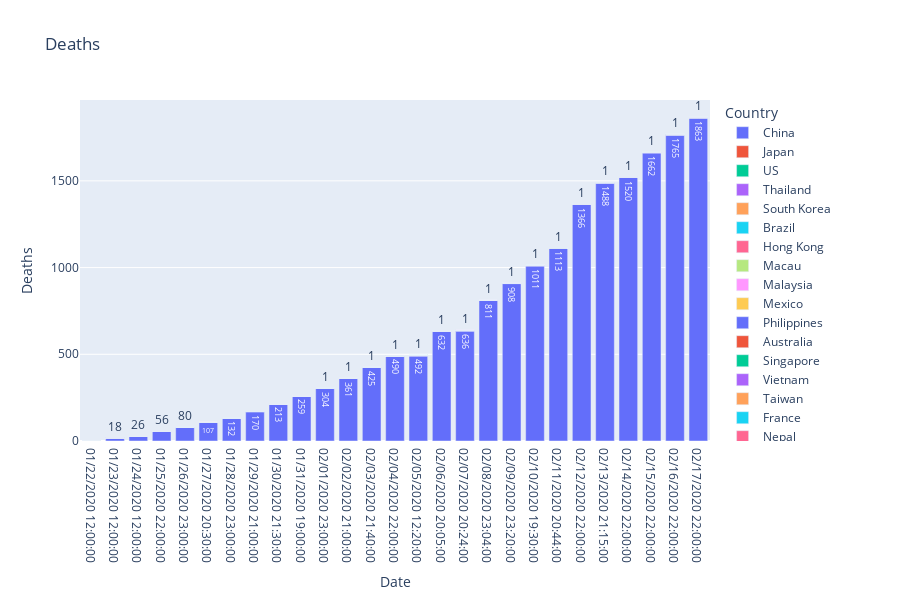

The notebook cell this image was saved under:
### Code cell
fig = px.bar(bar_data, x="Date", y="Deaths", color='Country', text = 'Deaths', orientation='v', height=600,
             title='Deaths')
fig.show()

### Figure 1 — Plotly figure (JSON) as saved in the notebook; plotly's stock layout.template omitted (floating-point values rounded to 4 significant figures)
{"data": [{"alignmentgroup": "True", "hoverlabel": {"namelength": 0}, "hovertemplate": "Country=China<br>Date=%{x}<br>Deaths=%{text}", "legendgroup": "China", "marker": {"color": "#636efa"}, "name": "China", "offsetgroup": "China", "orientation": "v", "showlegend": true, "text": [0, 18, 26, 56, 80, 107, 132, 170, 213, 259, 304, 361, 425, 490, 492, 632, 636, 811, 908, 1011, 1113, 1366, 1488, 1520, 1662, 1765, 1863], "textposition": "auto", "type": "bar", "x": ["01/22/2020 12:00:00", "01/23/2020 12:00:00", "01/24/2020 12:00:00", "01/25/2020 22:00:00", "01/26/2020 23:00:00", "01/27/2020 20:30:00", "01/28/2020 23:00:00", "01/29/2020 21:00:00", "01/30/2020 21:30:00", "01/31/2020 19:00:00", "02/01/2020 23:00:00", "02/02/2020 21:00:00", "02/03/2020 21:40:00", "02/04/2020 22:00:00", "02/05/2020 12:20:00", "02/06/2020 20:05:00", "02/07/2020 20:24:00", "02/08/2020 23:04:00", "02/09/2020 23:20:00", "02/10/2020 19:30:00", "02/11/2020 20:44:00", "02/12/2020 22:00:00", "02/13/2020 21:15:00", "02/14/2020 22:00:00", "02/15/2020 22:00:00", "02/16/2020 22:00:00", "02/17/2020 22:00:00"], "xaxis": "x", "y": [0, 18, 26, 56, 80, 107, 132, 170, 213, 259, 304, 361, 425, 490, 492, 632, 636, 811, 908, 1011, 1113, 1366, 1488, 1520, 1662, 1765, 1863], "yaxis": "y"}, {"alignmentgroup": "True", "hoverlabel": {"namelength": 0}, "hovertemplate": "Country=Japan<br>Date=%{x}<br>Deaths=%{text}", "legendgroup": "Japan", "marker": {"color": "#EF553B"}, "name": "Japan", "offsetgroup": "Japan", "orientation": "v", "showlegend": true, "text": [0, 0, 0, 0, 0, 0, 0, 0, 0, 0, 0, 0, 0, 0, 0, 0, 0, 0, 0, 0, 0, 0, 1, 1, 1, 1, 1], "textposition": "auto", "type": "bar", "x": ["01/22/2020 12:00:00", "01/23/2020 12:00:00", "01/24/2020 12:00:00", "01/25/2020 22:00:00", "01/26/2020 23:00:00", "01/27/2020 20:30:00", "01/28/2020 23:00:00", "01/29/2020 21:00:00", "01/30/2020 21:30:00", "01/31/2020 19:00:00", "02/01/2020 23:00:00", "02/02/2020 21:00:00", "02/03/2020 21:40:00", "02/04/2020 22:00:00", "02/05/2020 12:20:00", "02/06/2020 20:05:00", "02/07/2020 20:24:00", "02/08/2020 23:04:00", "02/09/2020 23:20:00", "02/10/2020 19:30:00", "02/11/2020 20:44:00", "02/12/2020 22:00:00", "02/13/2020 21:15:00", "02/14/2020 22:00:00", "02/15/2020 22:00:00", "02/16/2020 22:00:00", "02/17/2020 22:00:00"], "xaxis": "x", "y": [0, 0, 0, 0, 0, 0, 0, 0, 0, 0, 0, 0, 0, 0, 0, 0, 0, 0, 0, 0, 0, 0, 1, 1, 1, 1, 1], "yaxis": "y"}, {"alignmentgroup": "True", "hoverlabel": {"namelength": 0}, "hovertemplate": "Country=US<br>Date=%{x}<br>Deaths=%{text}", "legendgroup": "US", "marker": {"color": "#00cc96"}, "name": "US", "offsetgroup": "US", "orientation": "v", "showlegend": true, "text": [0, 0, 0, 0, 0, 0, 0, 0, 0, 0, 0, 0, 0, 0, 0, 0, 0, 0, 0, 0, 0, 0, 0, 0, 0, 0, 0], "textposition": "auto", "type": "bar", "x": ["01/22/2020 12:00:00", "01/23/2020 12:00:00", "01/24/2020 12:00:00", "01/25/2020 22:00:00", "01/26/2020 23:00:00", "01/27/2020 20:30:00", "01/28/2020 23:00:00", "01/29/2020 21:00:00", "01/30/2020 21:30:00", "01/31/2020 19:00:00", "02/01/2020 23:00:00", "02/02/2020 21:00:00", "02/03/2020 21:40:00", "02/04/2020 22:00:00", "02/05/2020 12:20:00", "02/06/2020 20:05:00", "02/07/2020 20:24:00", "02/08/2020 23:04:00", "02/09/2020 23:20:00", "02/10/2020 19:30:00", "02/11/2020 20:44:00", "02/12/2020 22:00:00", "02/13/2020 21:15:00", "02/14/2020 22:00:00", "02/15/2020 22:00:00", "02/16/2020 22:00:00", "02/17/2020 22:00:00"], "xaxis": "x", "y": [0, 0, 0, 0, 0, 0, 0, 0, 0, 0, 0, 0, 0, 0, 0, 0, 0, 0, 0, 0, 0, 0, 0, 0, 0, 0, 0], "yaxis": "y"}, {"alignmentgroup": "True", "hoverlabel": {"namelength": 0}, "hovertemplate": "Country=Thailand<br>Date=%{x}<br>Deaths=%{text}", "legendgroup": "Thailand", "marker": {"color": "#ab63fa"}, "name": "Thailand", "offsetgroup": "Thailand", "orientation": "v", "showlegend": true, "text": [0, 0, 0, 0, 0, 0, 0, 0, 0, 0, 0, 0, 0, 0, 0, 0, 0, 0, 0, 0, 0, 0, 0, 0, 0, 0, 0], "textposition": "auto", "type": "bar", "x": ["01/22/2020 12:00:00", "01/23/2020 12:00:00", "01/24/2020 12:00:00", "01/25/2020 22:00:00", "01/26/2020 23:00:00", "01/27/2020 20:30:00", "01/28/2020 23:00:00", "01/29/2020 21:00:00", "01/30/2020 21:30:00", "01/31/2020 19:00:00", "02/01/2020 23:00:00", "02/02/2020 21:00:00", "02/03/2020 21:40:00", "02/04/2020 22:00:00", "02/05/2020 12:20:00", "02/06/2020 20:05:00", "02/07/2020 20:24:00", "02/08/2020 23:04:00", "02/09/2020 23:20:00", "02/10/2020 19:30:00", "02/11/2020 20:44:00", "02/12/2020 22:00:00", "02/13/2020 21:15:00", "02/14/2020 22:00:00", "02/15/2020 22:00:00", "02/16/2020 22:00:00", "02/17/2020 22:00:00"], "xaxis": "x", "y": [0, 0, 0, 0, 0, 0, 0, 0, 0, 0, 0, 0, 0, 0, 0, 0, 0, 0, 0, 0, 0, 0, 0, 0, 0, 0, 0], "yaxis": "y"}, {"alignmentgroup": "True", "hoverlabel": {"namelength": 0}, "hovertemplate": "Country=South Korea<br>Date=%{x}<br>Deaths=%{text}", "legendgroup": "South Korea", "marker": {"color": "#FFA15A"}, "name": "South Korea", "offsetgroup": "South Korea", "orientation": "v", "showlegend": true, "text": [0, 0, 0, 0, 0, 0, 0, 0, 0, 0, 0, 0, 0, 0, 0, 0, 0, 0, 0, 0, 0, 0, 0, 0, 0, 0, 0], "textposition": "auto", "type": "bar", "x": ["01/22/2020 12:00:00", "01/23/2020 12:00:00", "01/24/2020 12:00:00", "01/25/2020 22:00:00", "01/26/2020 23:00:00", "01/27/2020 20:30:00", "01/28/2020 23:00:00", "01/29/2020 21:00:00", "01/30/2020 21:30:00", "01/31/2020 19:00:00", "02/01/2020 23:00:00", "02/02/2020 21:00:00", "02/03/2020 21:40:00", "02/04/2020 22:00:00", "02/05/2020 12:20:00", "02/06/2020 20:05:00", "02/07/2020 20:24:00", "02/08/2020 23:04:00", "02/09/2020 23:20:00", "02/10/2020 19:30:00", "02/11/2020 20:44:00", "02/12/2020 22:00:00", "02/13/2020 21:15:00", "02/14/2020 22:00:00", "02/15/2020 22:00:00", "02/16/2020 22:00:00", "02/17/2020 22:00:00"], "xaxis": "x", "y": [0, 0, 0, 0, 0, 0, 0, 0, 0, 0, 0, 0, 0, 0, 0, 0, 0, 0, 0, 0, 0, 0, 0, 0, 0, 0, 0], "yaxis": "y"}, {"alignmentgroup": "True", "hoverlabel": {"namelength": 0}, "hovertemplate": "Country=Brazil<br>Date=%{x}<br>Deaths=%{text}", "legendgroup": "Brazil", "marker": {"color": "#19d3f3"}, "name": "Brazil", "offsetgroup": "Brazil", "orientation": "v", "showlegend": true, "text": [0], "textposition": "auto", "type": "bar", "x": ["01/23/2020 12:00:00"], "xaxis": "x", "y": [0], "yaxis": "y"}, {"alignmentgroup": "True", "hoverlabel": {"namelength": 0}, "hovertemplate": "Country=Hong Kong<br>Date=%{x}<br>Deaths=%{text}", "legendgroup": "Hong Kong", "marker": {"color": "#FF6692"}, "name": "Hong Kong", "offsetgroup": "Hong Kong", "orientation": "v", "showlegend": true, "text": [0, 0, 0, 0, 0, 0, 0, 0, 0, 0, 0, 0, 1, 1, 1, 1, 1, 1, 1, 1, 1, 1, 1, 1, 1, 1], "textposition": "auto", "type": "bar", "x": ["01/23/2020 12:00:00", "01/24/2020 12:00:00", "01/25/2020 22:00:00", "01/26/2020 23:00:00", "01/27/2020 20:30:00", "01/28/2020 23:00:00", "01/29/2020 21:00:00", "01/30/2020 21:30:00", "01/31/2020 19:00:00", "02/01/2020 23:00:00", "02/02/2020 21:00:00", "02/03/2020 21:40:00", "02/04/2020 22:00:00", "02/05/2020 12:20:00", "02/06/2020 20:05:00", "02/07/2020 20:24:00", "02/08/2020 23:04:00", "02/09/2020 23:20:00", "02/10/2020 19:30:00", "02/11/2020 20:44:00", "02/12/2020 22:00:00", "02/13/2020 21:15:00", "02/14/2020 22:00:00", "02/15/2020 22:00:00", "02/16/2020 22:00:00", "02/17/2020 22:00:00"], "xaxis": "x", "y": [0, 0, 0, 0, 0, 0, 0, 0, 0, 0, 0, 0, 1, 1, 1, 1, 1, 1, 1, 1, 1, 1, 1, 1, 1, 1], "yaxis": "y"}, {"alignmentgroup": "True", "hoverlabel": {"namelength": 0}, "hovertemplate": "Country=Macau<br>Date=%{x}<br>Deaths=%{text}", "legendgroup": "Macau", "marker": {"color": "#B6E880"}, "name": "Macau", "offsetgroup": "Macau", "orientation": "v", "showlegend": true, "text": [0, 0, 0, 0, 0, 0, 0, 0, 0, 0, 0, 0, 0, 0, 0, 0, 0, 0, 0, 0, 0, 0, 0, 0, 0, 0], "textposition": "auto", "type": "bar", "x": ["01/23/2020 12:00:00", "01/24/2020 12:00:00", "01/25/2020 22:00:00", "01/26/2020 23:00:00", "01/27/2020 20:30:00", "01/28/2020 23:00:00", "01/29/2020 21:00:00", "01/30/2020 21:30:00", "01/31/2020 19:00:00", "02/01/2020 23:00:00", "02/02/2020 21:00:00", "02/03/2020 21:40:00", "02/04/2020 22:00:00", "02/05/2020 12:20:00", "02/06/2020 20:05:00", "02/07/2020 20:24:00", "02/08/2020 23:04:00", "02/09/2020 23:20:00", "02/10/2020 19:30:00", "02/11/2020 20:44:00", "02/12/2020 22:00:00", "02/13/2020 21:15:00", "02/14/2020 22:00:00", "02/15/2020 22:00:00", "02/16/2020 22:00:00", "02/17/2020 22:00:00"], "xaxis": "x", "y": [0, 0, 0, 0, 0, 0, 0, 0, 0, 0, 0, 0, 0, 0, 0, 0, 0, 0, 0, 0, 0, 0, 0, 0, 0, 0], "yaxis": "y"}, {"alignmentgroup": "True", "hoverlabel": {"namelength": 0}, "hovertemplate": "Country=Malaysia<br>Date=%{x}<br>Deaths=%{text}", "legendgroup": "Malaysia", "marker": {"color": "#FF97FF"}, "name": "Malaysia", "offsetgroup": "Malaysia", "orientation": "v", "showlegend": true, "text": [0, 0, 0, 0, 0, 0, 0, 0, 0, 0, 0, 0, 0, 0, 0, 0, 0, 0, 0, 0, 0, 0, 0, 0, 0], "textposition": "auto", "type": "bar", "x": ["01/23/2020 12:00:00", "01/25/2020 22:00:00", "01/26/2020 23:00:00", "01/27/2020 20:30:00", "01/28/2020 23:00:00", "01/29/2020 21:00:00", "01/30/2020 21:30:00", "01/31/2020 19:00:00", "02/01/2020 23:00:00", "02/02/2020 21:00:00", "02/03/2020 21:40:00", "02/04/2020 22:00:00", "02/05/2020 12:20:00", "02/06/2020 20:05:00", "02/07/2020 20:24:00", "02/08/2020 23:04:00", "02/09/2020 23:20:00", "02/10/2020 19:30:00", "02/11/2020 20:44:00", "02/12/2020 22:00:00", "02/13/2020 21:15:00", "02/14/2020 22:00:00", "02/15/2020 22:00:00", "02/16/2020 22:00:00", "02/17/2020 22:00:00"], "xaxis": "x", "y": [0, 0, 0, 0, 0, 0, 0, 0, 0, 0, 0, 0, 0, 0, 0, 0, 0, 0, 0, 0, 0, 0, 0, 0, 0], "yaxis": "y"}, {"alignmentgroup": "True", "hoverlabel": {"namelength": 0}, "hovertemplate": "Country=Mexico<br>Date=%{x}<br>Deaths=%{text}", "legendgroup": "Mexico", "marker": {"color": "#FECB52"}, "name": "Mexico", "offsetgroup": "Mexico", "orientation": "v", "showlegend": true, "text": [0], "textposition": "auto", "type": "bar", "x": ["01/23/2020 12:00:00"], "xaxis": "x", "y": [0], "yaxis": "y"}, {"alignmentgroup": "True", "hoverlabel": {"namelength": 0}, "hovertemplate": "Country=Philippines<br>Date=%{x}<br>Deaths=%{text}", "legendgroup": "Philippines", "marker": {"color": "#636efa"}, "name": "Philippines", "offsetgroup": "Philippines", "orientation": "v", "showlegend": true, "text": [0, 0, 0, 1, 1, 1, 1, 1, 1, 1, 1, 1, 1, 1, 1, 1, 1, 1, 1, 1], "textposition": "auto", "type": "bar", "x": ["01/23/2020 12:00:00", "01/30/2020 21:30:00", "01/31/2020 19:00:00", "02/01/2020 23:00:00", "02/02/2020 21:00:00", "02/03/2020 21:40:00", "02/04/2020 22:00:00", "02/05/2020 12:20:00", "02/06/2020 20:05:00", "02/07/2020 20:24:00", "02/08/2020 23:04:00", "02/09/2020 23:20:00", "02/10/2020 19:30:00", "02/11/2020 20:44:00", "02/12/2020 22:00:00", "02/13/2020 21:15:00", "02/14/2020 22:00:00", "02/15/2020 22:00:00", "02/16/2020 22:00:00", "02/17/2020 22:00:00"], "xaxis": "x", "y": [0, 0, 0, 1, 1, 1, 1, 1, 1, 1, 1, 1, 1, 1, 1, 1, 1, 1, 1, 1], "yaxis": "y"}, {"alignmentgroup": "True", "hoverlabel": {"namelength": 0}, "hovertemplate": "Country=Australia<br>Date=%{x}<br>Deaths=%{text}", "legendgroup": "Australia", "marker": {"color": "#EF553B"}, "name": "Australia", "offsetgroup": "Australia", "orientation": "v", "showlegend": true, "text": [0, 0, 0, 0, 0, 0, 0, 0, 0, 0, 0, 0, 0, 0, 0, 0, 0, 0, 0, 0, 0, 0, 0, 0, 0], "textposition": "auto", "type": "bar", "x": ["01/23/2020 12:00:00", "01/25/2020 22:00:00", "01/26/2020 23:00:00", "01/27/2020 20:30:00", "01/28/2020 23:00:00", "01/29/2020 21:00:00", "01/30/2020 21:30:00", "01/31/2020 19:00:00", "02/01/2020 23:00:00", "02/02/2020 21:00:00", "02/03/2020 21:40:00", "02/04/2020 22:00:00", "02/05/2020 12:20:00", "02/06/2020 20:05:00", "02/07/2020 20:24:00", "02/08/2020 23:04:00", "02/09/2020 23:20:00", "02/10/2020 19:30:00", "02/11/2020 20:44:00", "02/12/2020 22:00:00", "02/13/2020 21:15:00", "02/14/2020 22:00:00", "02/15/2020 22:00:00", "02/16/2020 22:00:00", "02/17/2020 22:00:00"], "xaxis": "x", "y": [0, 0, 0, 0, 0, 0, 0, 0, 0, 0, 0, 0, 0, 0, 0, 0, 0, 0, 0, 0, 0, 0, 0, 0, 0], "yaxis": "y"}, {"alignmentgroup": "True", "hoverlabel": {"namelength": 0}, "hovertemplate": "Country=Singapore<br>Date=%{x}<br>Deaths=%{text}", "legendgroup": "Singapore", "marker": {"color": "#00cc96"}, "name": "Singapore", "offsetgroup": "Singapore", "orientation": "v", "showlegend": true, "text": [0, 0, 0, 0, 0, 0, 0, 0, 0, 0, 0, 0, 0, 0, 0, 0, 0, 0, 0, 0, 0, 0, 0, 0, 0, 0], "textposition": "auto", "type": "bar", "x": ["01/23/2020 12:00:00", "01/24/2020 12:00:00", "01/25/2020 22:00:00", "01/26/2020 23:00:00", "01/27/2020 20:30:00", "01/28/2020 23:00:00", "01/29/2020 21:00:00", "01/30/2020 21:30:00", "01/31/2020 19:00:00", "02/01/2020 23:00:00", "02/02/2020 21:00:00", "02/03/2020 21:40:00", "02/04/2020 22:00:00", "02/05/2020 12:20:00", "02/06/2020 20:05:00", "02/07/2020 20:24:00", "02/08/2020 23:04:00", "02/09/2020 23:20:00", "02/10/2020 19:30:00", "02/11/2020 20:44:00", "02/12/2020 22:00:00", "02/13/2020 21:15:00", "02/14/2020 22:00:00", "02/15/2020 22:00:00", "02/16/2020 22:00:00", "02/17/2020 22:00:00"], "xaxis": "x", "y": [0, 0, 0, 0, 0, 0, 0, 0, 0, 0, 0, 0, 0, 0, 0, 0, 0, 0, 0, 0, 0, 0, 0, 0, 0, 0], "yaxis": "y"}, {"alignmentgroup": "True", "hoverlabel": {"namelength": 0}, "hovertemplate": "Country=Vietnam<br>Date=%{x}<br>Deaths=%{text}", "legendgroup": "Vietnam", "marker": {"color": "#ab63fa"}, "name": "Vietnam", "offsetgroup": "Vietnam", "orientation": "v", "showlegend": true, "text": [0, 0, 0, 0, 0, 0, 0, 0, 0, 0, 0, 0, 0, 0, 0, 0, 0, 0, 0, 0, 0, 0, 0, 0, 0, 0], "textposition": "auto", "type": "bar", "x": ["01/23/2020 12:00:00", "01/24/2020 12:00:00", "01/25/2020 22:00:00", "01/26/2020 23:00:00", "01/27/2020 20:30:00", "01/28/2020 23:00:00", "01/29/2020 21:00:00", "01/30/2020 21:30:00", "01/31/2020 19:00:00", "02/01/2020 23:00:00", "02/02/2020 21:00:00", "02/03/2020 21:40:00", "02/04/2020 22:00:00", "02/05/2020 12:20:00", "02/06/2020 20:05:00", "02/07/2020 20:24:00", "02/08/2020 23:04:00", "02/09/2020 23:20:00", "02/10/2020 19:30:00", "02/11/2020 20:44:00", "02/12/2020 22:00:00", "02/13/2020 21:15:00", "02/14/2020 22:00:00", "02/15/2020 22:00:00", "02/16/2020 22:00:00", "02/17/2020 22:00:00"], "xaxis": "x", "y": [0, 0, 0, 0, 0, 0, 0, 0, 0, 0, 0, 0, 0, 0, 0, 0, 0, 0, 0, 0, 0, 0, 0, 0, 0, 0], "yaxis": "y"}, {"alignmentgroup": "True", "hoverlabel": {"namelength": 0}, "hovertemplate": "Country=Taiwan<br>Date=%{x}<br>Deaths=%{text}", "legendgroup": "Taiwan", "marker": {"color": "#FFA15A"}, "name": "Taiwan", "offsetgroup": "Taiwan", "orientation": "v", "showlegend": true, "text": [0, 0, 0, 0, 0, 0, 0, 0, 0, 0, 0, 0, 0, 0, 0, 0, 0, 0, 0, 0, 0, 0, 0, 0, 1, 1], "textposition": "auto", "type": "bar", "x": ["01/23/2020 12:00:00", "01/24/2020 12:00:00", "01/25/2020 22:00:00", "01/26/2020 23:00:00", "01/27/2020 20:30:00", "01/28/2020 23:00:00", "01/29/2020 21:00:00", "01/30/2020 21:30:00", "01/31/2020 19:00:00", "02/01/2020 23:00:00", "02/02/2020 21:00:00", "02/03/2020 21:40:00", "02/04/2020 22:00:00", "02/05/2020 12:20:00", "02/06/2020 20:05:00", "02/07/2020 20:24:00", "02/08/2020 23:04:00", "02/09/2020 23:20:00", "02/10/2020 19:30:00", "02/11/2020 20:44:00", "02/12/2020 22:00:00", "02/13/2020 21:15:00", "02/14/2020 22:00:00", "02/15/2020 22:00:00", "02/16/2020 22:00:00", "02/17/2020 22:00:00"], "xaxis": "x", "y": [0, 0, 0, 0, 0, 0, 0, 0, 0, 0, 0, 0, 0, 0, 0, 0, 0, 0, 0, 0, 0, 0, 0, 0, 1, 1], "yaxis": "y"}, {"alignmentgroup": "True", "hoverlabel": {"namelength": 0}, "hovertemplate": "Country=France<br>Date=%{x}<br>Deaths=%{text}", "legendgroup": "France", "marker": {"color": "#19d3f3"}, "name": "France", "offsetgroup": "France", "orientation": "v", "showlegend": true, "text": [0, 0, 0, 0, 0, 0, 0, 0, 0, 0, 0, 0, 0, 0, 0, 0, 0, 0, 0, 0, 0, 0, 1, 1, 1], "textposition": "auto", "type": "bar", "x": ["01/24/2020 12:00:00", "01/25/2020 22:00:00", "01/26/2020 23:00:00", "01/27/2020 20:30:00", "01/28/2020 23:00:00", "01/29/2020 21:00:00", "01/30/2020 21:30:00", "01/31/2020 19:00:00", "02/01/2020 23:00:00", "02/02/2020 21:00:00", "02/03/2020 21:40:00", "02/04/2020 22:00:00", "02/05/2020 12:20:00", "02/06/2020 20:05:00", "02/07/2020 20:24:00", "02/08/2020 23:04:00", "02/09/2020 23:20:00", "02/10/2020 19:30:00", "02/11/2020 20:44:00", "02/12/2020 22:00:00", "02/13/2020 21:15:00", "02/14/2020 22:00:00", "02/15/2020 22:00:00", "02/16/2020 22:00:00", "02/17/2020 22:00:00"], "xaxis": "x", "y": [0, 0, 0, 0, 0, 0, 0, 0, 0, 0, 0, 0, 0, 0, 0, 0, 0, 0, 0, 0, 0, 0, 1, 1, 1], "yaxis": "y"}, {"alignmentgroup": "True", "hoverlabel": {"namelength": 0}, "hovertemplate": "Country=Nepal<br>Date=%{x}<br>Deaths=%{text}", "legendgroup": "Nepal", "marker": {"color": "#FF6692"}, "name": "Nepal", "offsetgroup": "Nepal", "orientation": "v", "showlegend": true, "text": [0, 0, 0, 0, 0, 0, 0, 0, 0, 0, 0, 0, 0, 0, 0, 0, 0, 0, 0, 0, 0, 0, 0, 0], "textposition": "auto", "type": "bar", "x": ["01/25/2020 22:00:00", "01/26/2020 23:00:00", "01/27/2020 20:30:00", "01/28/2020 23:00:00", "01/29/2020 21:00:00", "01/30/2020 21:30:00", "01/31/2020 19:00:00", "02/01/2020 23:00:00", "02/02/2020 21:00:00", "02/03/2020 21:40:00", "02/04/2020 22:00:00", "02/05/2020 12:20:00", "02/06/2020 20:05:00", "02/07/2020 20:24:00", "02/08/2020 23:04:00", "02/09/2020 23:20:00", "02/10/2020 19:30:00", "02/11/2020 20:44:00", "02/12/2020 22:00:00", "02/13/2020 21:15:00", "02/14/2020 22:00:00", "02/15/2020 22:00:00", "02/16/2020 22:00:00", "02/17/2020 22:00:00"], "xaxis": "x", "y": [0, 0, 0, 0, 0, 0, 0, 0, 0, 0, 0, 0, 0, 0, 0, 0, 0, 0, 0, 0, 0, 0, 0, 0], "yaxis": "y"}, {"alignmentgroup": "True", "hoverlabel": {"namelength": 0}, "hovertemplate": "Country=Canada<br>Date=%{x}<br>Deaths=%{text}", "legendgroup": "Canada", "marker": {"color": "#B6E880"}, "name": "Canada", "offsetgroup": "Canada", "orientation": "v", "showlegend": true, "text": [0, 0, 0, 0, 0, 0, 0, 0, 0, 0, 0, 0, 0, 0, 0, 0, 0, 0, 0, 0, 0, 0, 0], "textposition": "auto", "type": "bar", "x": ["01/26/2020 23:00:00", "01/27/2020 20:30:00", "01/28/2020 23:00:00", "01/29/2020 21:00:00", "01/30/2020 21:30:00", "01/31/2020 19:00:00", "02/01/2020 23:00:00", "02/02/2020 21:00:00", "02/03/2020 21:40:00", "02/04/2020 22:00:00", "02/05/2020 12:20:00", "02/06/2020 20:05:00", "02/07/2020 20:24:00", "02/08/2020 23:04:00", "02/09/2020 23:20:00", "02/10/2020 19:30:00", "02/11/2020 20:44:00", "02/12/2020 22:00:00", "02/13/2020 21:15:00", "02/14/2020 22:00:00", "02/15/2020 22:00:00", "02/16/2020 22:00:00", "02/17/2020 22:00:00"], "xaxis": "x", "y": [0, 0, 0, 0, 0, 0, 0, 0, 0, 0, 0, 0, 0, 0, 0, 0, 0, 0, 0, 0, 0, 0, 0], "yaxis": "y"}, {"alignmentgroup": "True", "hoverlabel": {"namelength": 0}, "hovertemplate": "Country=Cambodia<br>Date=%{x}<br>Deaths=%{text}", "legendgroup": "Cambodia", "marker": {"color": "#FF97FF"}, "name": "Cambodia", "offsetgroup": "Cambodia", "orientation": "v", "showlegend": true, "text": [0, 0, 0, 0, 0, 0, 0, 0, 0, 0, 0, 0, 0, 0, 0, 0, 0, 0, 0, 0, 0, 0], "textposition": "auto", "type": "bar", "x": ["01/27/2020 20:30:00", "01/28/2020 23:00:00", "01/29/2020 21:00:00", "01/30/2020 21:30:00", "01/31/2020 19:00:00", "02/01/2020 23:00:00", "02/02/2020 21:00:00", "02/03/2020 21:40:00", "02/04/2020 22:00:00", "02/05/2020 12:20:00", "02/06/2020 20:05:00", "02/07/2020 20:24:00", "02/08/2020 23:04:00", "02/09/2020 23:20:00", "02/10/2020 19:30:00", "02/11/2020 20:44:00", "02/12/2020 22:00:00", "02/13/2020 21:15:00", "02/14/2020 22:00:00", "02/15/2020 22:00:00", "02/16/2020 22:00:00", "02/17/2020 22:00:00"], "xaxis": "x", "y": [0, 0, 0, 0, 0, 0, 0, 0, 0, 0, 0, 0, 0, 0, 0, 0, 0, 0, 0, 0, 0, 0], "yaxis": "y"}, {"alignmentgroup": "True", "hoverlabel": {"namelength": 0}, "hovertemplate": "Country=Ivory Coast<br>Date=%{x}<br>Deaths=%{text}", "legendgroup": "Ivory Coast", "marker": {"color": "#FECB52"}, "name": "Ivory Coast", "offsetgroup": "Ivory Coast", "orientation": "v", "showlegend": true, "text": [0], "textposition": "auto", "type": "bar", "x": ["01/27/2020 20:30:00"], "xaxis": "x", "y": [0], "yaxis": "y"}, {"alignmentgroup": "True", "hoverlabel": {"namelength": 0}, "hovertemplate": "Country=Germany<br>Date=%{x}<br>Deaths=%{text}", "legendgroup": "Germany", "marker": {"color": "#636efa"}, "name": "Germany", "offsetgroup": "Germany", "orientation": "v", "showlegend": true, "text": [0, 0, 0, 0, 0, 0, 0, 0, 0, 0, 0, 0, 0, 0, 0, 0, 0, 0, 0, 0, 0, 0], "textposition": "auto", "type": "bar", "x": ["01/27/2020 20:30:00", "01/28/2020 23:00:00", "01/29/2020 21:00:00", "01/30/2020 21:30:00", "01/31/2020 19:00:00", "02/01/2020 23:00:00", "02/02/2020 21:00:00", "02/03/2020 21:40:00", "02/04/2020 22:00:00", "02/05/2020 12:20:00", "02/06/2020 20:05:00", "02/07/2020 20:24:00", "02/08/2020 23:04:00", "02/09/2020 23:20:00", "02/10/2020 19:30:00", "02/11/2020 20:44:00", "02/12/2020 22:00:00", "02/13/2020 21:15:00", "02/14/2020 22:00:00", "02/15/2020 22:00:00", "02/16/2020 22:00:00", "02/17/2020 22:00:00"], "xaxis": "x", "y": [0, 0, 0, 0, 0, 0, 0, 0, 0, 0, 0, 0, 0, 0, 0, 0, 0, 0, 0, 0, 0, 0], "yaxis": "y"}, {"alignmentgroup": "True", "hoverlabel": {"namelength": 0}, "hovertemplate": "Country=Sri Lanka<br>Date=%{x}<br>Deaths=%{text}", "legendgroup": "Sri Lanka", "marker": {"color": "#EF553B"}, "name": "Sri Lanka", "offsetgroup": "Sri Lanka", "orientation": "v", "showlegend": true, "text": [0, 0, 0, 0, 0, 0, 0, 0, 0, 0, 0, 0, 0, 0, 0, 0, 0, 0, 0, 0, 0, 0], "textposition": "auto", "type": "bar", "x": ["01/27/2020 20:30:00", "01/28/2020 23:00:00", "01/29/2020 21:00:00", "01/30/2020 21:30:00", "01/31/2020 19:00:00", "02/01/2020 23:00:00", "02/02/2020 21:00:00", "02/03/2020 21:40:00", "02/04/2020 22:00:00", "02/05/2020 12:20:00", "02/06/2020 20:05:00", "02/07/2020 20:24:00", "02/08/2020 23:04:00", "02/09/2020 23:20:00", "02/10/2020 19:30:00", "02/11/2020 20:44:00", "02/12/2020 22:00:00", "02/13/2020 21:15:00", "02/14/2020 22:00:00", "02/15/2020 22:00:00", "02/16/2020 22:00:00", "02/17/2020 22:00:00"], "xaxis": "x", "y": [0, 0, 0, 0, 0, 0, 0, 0, 0, 0, 0, 0, 0, 0, 0, 0, 0, 0, 0, 0, 0, 0], "yaxis": "y"}, {"alignmentgroup": "True", "hoverlabel": {"namelength": 0}, "hovertemplate": "Country=Finland<br>Date=%{x}<br>Deaths=%{text}", "legendgroup": "Finland", "marker": {"color": "#00cc96"}, "name": "Finland", "offsetgroup": "Finland", "orientation": "v", "showlegend": true, "text": [0, 0, 0, 0, 0, 0, 0, 0, 0, 0, 0, 0, 0, 0, 0, 0, 0, 0, 0, 0], "textposition": "auto", "type": "bar", "x": ["01/29/2020 21:00:00", "01/30/2020 21:30:00", "01/31/2020 19:00:00", "02/01/2020 23:00:00", "02/02/2020 21:00:00", "02/03/2020 21:40:00", "02/04/2020 22:00:00", "02/05/2020 12:20:00", "02/06/2020 20:05:00", "02/07/2020 20:24:00", "02/08/2020 23:04:00", "02/09/2020 23:20:00", "02/10/2020 19:30:00", "02/11/2020 20:44:00", "02/12/2020 22:00:00", "02/13/2020 21:15:00", "02/14/2020 22:00:00", "02/15/2020 22:00:00", "02/16/2020 22:00:00", "02/17/2020 22:00:00"], "xaxis": "x", "y": [0, 0, 0, 0, 0, 0, 0, 0, 0, 0, 0, 0, 0, 0, 0, 0, 0, 0, 0, 0], "yaxis": "y"}, {"alignmentgroup": "True", "hoverlabel": {"namelength": 0}, "hovertemplate": "Country=United Arab Emirates<br>Date=%{x}<br>Deaths=%{text}", "legendgroup": "United Arab Emirates", "marker": {"color": "#ab63fa"}, "name": "United Arab Emirates", "offsetgroup": "United Arab Emirates", "orientation": "v", "showlegend": true, "text": [0, 0, 0, 0, 0, 0, 0, 0, 0, 0, 0, 0, 0, 0, 0, 0, 0, 0, 0, 0], "textposition": "auto", "type": "bar", "x": ["01/29/2020 21:00:00", "01/30/2020 21:30:00", "01/31/2020 19:00:00", "02/01/2020 23:00:00", "02/02/2020 21:00:00", "02/03/2020 21:40:00", "02/04/2020 22:00:00", "02/05/2020 12:20:00", "02/06/2020 20:05:00", "02/07/2020 20:24:00", "02/08/2020 23:04:00", "02/09/2020 23:20:00", "02/10/2020 19:30:00", "02/11/2020 20:44:00", "02/12/2020 22:00:00", "02/13/2020 21:15:00", "02/14/2020 22:00:00", "02/15/2020 22:00:00", "02/16/2020 22:00:00", "02/17/2020 22:00:00"], "xaxis": "x", "y": [0, 0, 0, 0, 0, 0, 0, 0, 0, 0, 0, 0, 0, 0, 0, 0, 0, 0, 0, 0], "yaxis": "y"}, {"alignmentgroup": "True", "hoverlabel": {"namelength": 0}, "hovertemplate": "Country=India<br>Date=%{x}<br>Deaths=%{text}", "legendgroup": "India", "marker": {"color": "#FFA15A"}, "name": "India", "offsetgroup": "India", "orientation": "v", "showlegend": true, "text": [0, 0, 0, 0, 0, 0, 0, 0, 0, 0, 0, 0, 0, 0, 0, 0, 0, 0, 0], "textposition": "auto", "type": "bar", "x": ["01/30/2020 21:30:00", "01/31/2020 19:00:00", "02/01/2020 23:00:00", "02/02/2020 21:00:00", "02/03/2020 21:40:00", "02/04/2020 22:00:00", "02/05/2020 12:20:00", "02/06/2020 20:05:00", "02/07/2020 20:24:00", "02/08/2020 23:04:00", "02/09/2020 23:20:00", "02/10/2020 19:30:00", "02/11/2020 20:44:00", "02/12/2020 22:00:00", "02/13/2020 21:15:00", "02/14/2020 22:00:00", "02/15/2020 22:00:00", "02/16/2020 22:00:00", "02/17/2020 22:00:00"], "xaxis": "x", "y": [0, 0, 0, 0, 0, 0, 0, 0, 0, 0, 0, 0, 0, 0, 0, 0, 0, 0, 0], "yaxis": "y"}, {"alignmentgroup": "True", "hoverlabel": {"namelength": 0}, "hovertemplate": "Country=Italy<br>Date=%{x}<br>Deaths=%{text}", "legendgroup": "Italy", "marker": {"color": "#19d3f3"}, "name": "Italy", "offsetgroup": "Italy", "orientation": "v", "showlegend": true, "text": [0, 0, 0, 0, 0, 0, 0, 0, 0, 0, 0, 0, 0, 0, 0, 0, 0, 0, 0], "textposition": "auto", "type": "bar", "x": ["01/30/2020 21:30:00", "01/31/2020 19:00:00", "02/01/2020 23:00:00", "02/02/2020 21:00:00", "02/03/2020 21:40:00", "02/04/2020 22:00:00", "02/05/2020 12:20:00", "02/06/2020 20:05:00", "02/07/2020 20:24:00", "02/08/2020 23:04:00", "02/09/2020 23:20:00", "02/10/2020 19:30:00", "02/11/2020 20:44:00", "02/12/2020 22:00:00", "02/13/2020 21:15:00", "02/14/2020 22:00:00", "02/15/2020 22:00:00", "02/16/2020 22:00:00", "02/17/2020 22:00:00"], "xaxis": "x", "y": [0, 0, 0, 0, 0, 0, 0, 0, 0, 0, 0, 0, 0, 0, 0, 0, 0, 0, 0], "yaxis": "y"}, {"alignmentgroup": "True", "hoverlabel": {"namelength": 0}, "hovertemplate": "Country=Spain<br>Date=%{x}<br>Deaths=%{text}", "legendgroup": "Spain", "marker": {"color": "#FF6692"}, "name": "Spain", "offsetgroup": "Spain", "orientation": "v", "showlegend": true, "text": [0, 0, 0, 0, 0, 0, 0, 0, 0, 0, 0, 0, 0, 0, 0, 0, 0, 0], "textposition": "auto", "type": "bar", "x": ["01/31/2020 19:00:00", "02/01/2020 23:00:00", "02/02/2020 21:00:00", "02/03/2020 21:40:00", "02/04/2020 22:00:00", "02/05/2020 12:20:00", "02/06/2020 20:05:00", "02/07/2020 20:24:00", "02/08/2020 23:04:00", "02/09/2020 23:20:00", "02/10/2020 19:30:00", "02/11/2020 20:44:00", "02/12/2020 22:00:00", "02/13/2020 21:15:00", "02/14/2020 22:00:00", "02/15/2020 22:00:00", "02/16/2020 22:00:00", "02/17/2020 22:00:00"], "xaxis": "x", "y": [0, 0, 0, 0, 0, 0, 0, 0, 0, 0, 0, 0, 0, 0, 0, 0, 0, 0], "yaxis": "y"}, {"alignmentgroup": "True", "hoverlabel": {"namelength": 0}, "hovertemplate": "Country=UK<br>Date=%{x}<br>Deaths=%{text}", "legendgroup": "UK", "marker": {"color": "#B6E880"}, "name": "UK", "offsetgroup": "UK", "orientation": "v", "showlegend": true, "text": [0, 0, 0, 0, 0, 0, 0, 0, 0, 0, 0, 0, 0, 0, 0, 0, 0, 0], "textposition": "auto", "type": "bar", "x": ["01/31/2020 19:00:00", "02/01/2020 23:00:00", "02/02/2020 21:00:00", "02/03/2020 21:40:00", "02/04/2020 22:00:00", "02/05/2020 12:20:00", "02/06/2020 20:05:00", "02/07/2020 20:24:00", "02/08/2020 23:04:00", "02/09/2020 23:20:00", "02/10/2020 19:30:00", "02/11/2020 20:44:00", "02/12/2020 22:00:00", "02/13/2020 21:15:00", "02/14/2020 22:00:00", "02/15/2020 22:00:00", "02/16/2020 22:00:00", "02/17/2020 22:00:00"], "xaxis": "x", "y": [0, 0, 0, 0, 0, 0, 0, 0, 0, 0, 0, 0, 0, 0, 0, 0, 0, 0], "yaxis": "y"}, {"alignmentgroup": "True", "hoverlabel": {"namelength": 0}, "hovertemplate": "Country=Sweden<br>Date=%{x}<br>Deaths=%{text}", "legendgroup": "Sweden", "marker": {"color": "#FF97FF"}, "name": "Sweden", "offsetgroup": "Sweden", "orientation": "v", "showlegend": true, "text": [0, 0, 0, 0, 0, 0, 0, 0, 0, 0, 0, 0, 0, 0, 0, 0, 0, 0], "textposition": "auto", "type": "bar", "x": ["01/31/2020 19:00:00", "02/01/2020 23:00:00", "02/02/2020 21:00:00", "02/03/2020 21:40:00", "02/04/2020 22:00:00", "02/05/2020 12:20:00", "02/06/2020 20:05:00", "02/07/2020 20:24:00", "02/08/2020 23:04:00", "02/09/2020 23:20:00", "02/10/2020 19:30:00", "02/11/2020 20:44:00", "02/12/2020 22:00:00", "02/13/2020 21:15:00", "02/14/2020 22:00:00", "02/15/2020 22:00:00", "02/16/2020 22:00:00", "02/17/2020 22:00:00"], "xaxis": "x", "y": [0, 0, 0, 0, 0, 0, 0, 0, 0, 0, 0, 0, 0, 0, 0, 0, 0, 0], "yaxis": "y"}, {"alignmentgroup": "True", "hoverlabel": {"namelength": 0}, "hovertemplate": "Country=Russia<br>Date=%{x}<br>Deaths=%{text}", "legendgroup": "Russia", "marker": {"color": "#FECB52"}, "name": "Russia", "offsetgroup": "Russia", "orientation": "v", "showlegend": true, "text": [0, 0, 0, 0, 0, 0, 0, 0, 0, 0, 0, 0, 0, 0, 0, 0, 0, 0], "textposition": "auto", "type": "bar", "x": ["01/31/2020 19:00:00", "02/01/2020 23:00:00", "02/02/2020 21:00:00", "02/03/2020 21:40:00", "02/04/2020 22:00:00", "02/05/2020 12:20:00", "02/06/2020 20:05:00", "02/07/2020 20:24:00", "02/08/2020 23:04:00", "02/09/2020 23:20:00", "02/10/2020 19:30:00", "02/11/2020 20:44:00", "02/12/2020 22:00:00", "02/13/2020 21:15:00", "02/14/2020 22:00:00", "02/15/2020 22:00:00", "02/16/2020 22:00:00", "02/17/2020 22:00:00"], "xaxis": "x", "y": [0, 0, 0, 0, 0, 0, 0, 0, 0, 0, 0, 0, 0, 0, 0, 0, 0, 0], "yaxis": "y"}, {"alignmentgroup": "True", "hoverlabel": {"namelength": 0}, "hovertemplate": "Country=Belgium<br>Date=%{x}<br>Deaths=%{text}", "legendgroup": "Belgium", "marker": {"color": "#636efa"}, "name": "Belgium", "offsetgroup": "Belgium", "orientation": "v", "showlegend": true, "text": [0, 0, 0, 0, 0, 0, 0, 0, 0, 0, 0, 0, 0, 0], "textposition": "auto", "type": "bar", "x": ["02/04/2020 22:00:00", "02/05/2020 12:20:00", "02/06/2020 20:05:00", "02/07/2020 20:24:00", "02/08/2020 23:04:00", "02/09/2020 23:20:00", "02/10/2020 19:30:00", "02/11/2020 20:44:00", "02/12/2020 22:00:00", "02/13/2020 21:15:00", "02/14/2020 22:00:00", "02/15/2020 22:00:00", "02/16/2020 22:00:00", "02/17/2020 22:00:00"], "xaxis": "x", "y": [0, 0, 0, 0, 0, 0, 0, 0, 0, 0, 0, 0, 0, 0], "yaxis": "y"}, {"alignmentgroup": "True", "hoverlabel": {"namelength": 0}, "hovertemplate": "Country=Others<br>Date=%{x}<br>Deaths=%{text}", "legendgroup": "Others", "marker": {"color": "#EF553B"}, "name": "Others", "offsetgroup": "Others", "orientation": "v", "showlegend": true, "text": [0, 0, 0, 0, 0, 0, 0, 0, 0, 0, 0], "textposition": "auto", "type": "bar", "x": ["02/07/2020 20:24:00", "02/08/2020 23:04:00", "02/09/2020 23:20:00", "02/10/2020 19:30:00", "02/11/2020 20:44:00", "02/12/2020 22:00:00", "02/13/2020 21:15:00", "02/14/2020 22:00:00", "02/15/2020 22:00:00", "02/16/2020 22:00:00", "02/17/2020 22:00:00"], "xaxis": "x", "y": [0, 0, 0, 0, 0, 0, 0, 0, 0, 0, 0], "yaxis": "y"}, {"alignmentgroup": "True", "hoverlabel": {"namelength": 0}, "hovertemplate": "Country=Egypt<br>Date=%{x}<br>Deaths=%{text}", "legendgroup": "Egypt", "marker": {"color": "#00cc96"}, "name": "Egypt", "offsetgroup": "Egypt", "orientation": "v", "showlegend": true, "text": [0, 0, 0, 0], "textposition": "auto", "type": "bar", "x": ["02/14/2020 22:00:00", "02/15/2020 22:00:00", "02/16/2020 22:00:00", "02/17/2020 22:00:00"], "xaxis": "x", "y": [0, 0, 0, 0], "yaxis": "y"}], "layout": {"barmode": "relative", "height": 600, "legend": {"title": {"text": "Country"}, "tracegroupgap": 0}, "title": {"text": "Deaths"}, "xaxis": {"anchor": "y", "domain": [0, 1], "title": {"text": "Date"}}, "yaxis": {"anchor": "x", "domain": [0, 1], "title": {"text": "Deaths"}}}}
